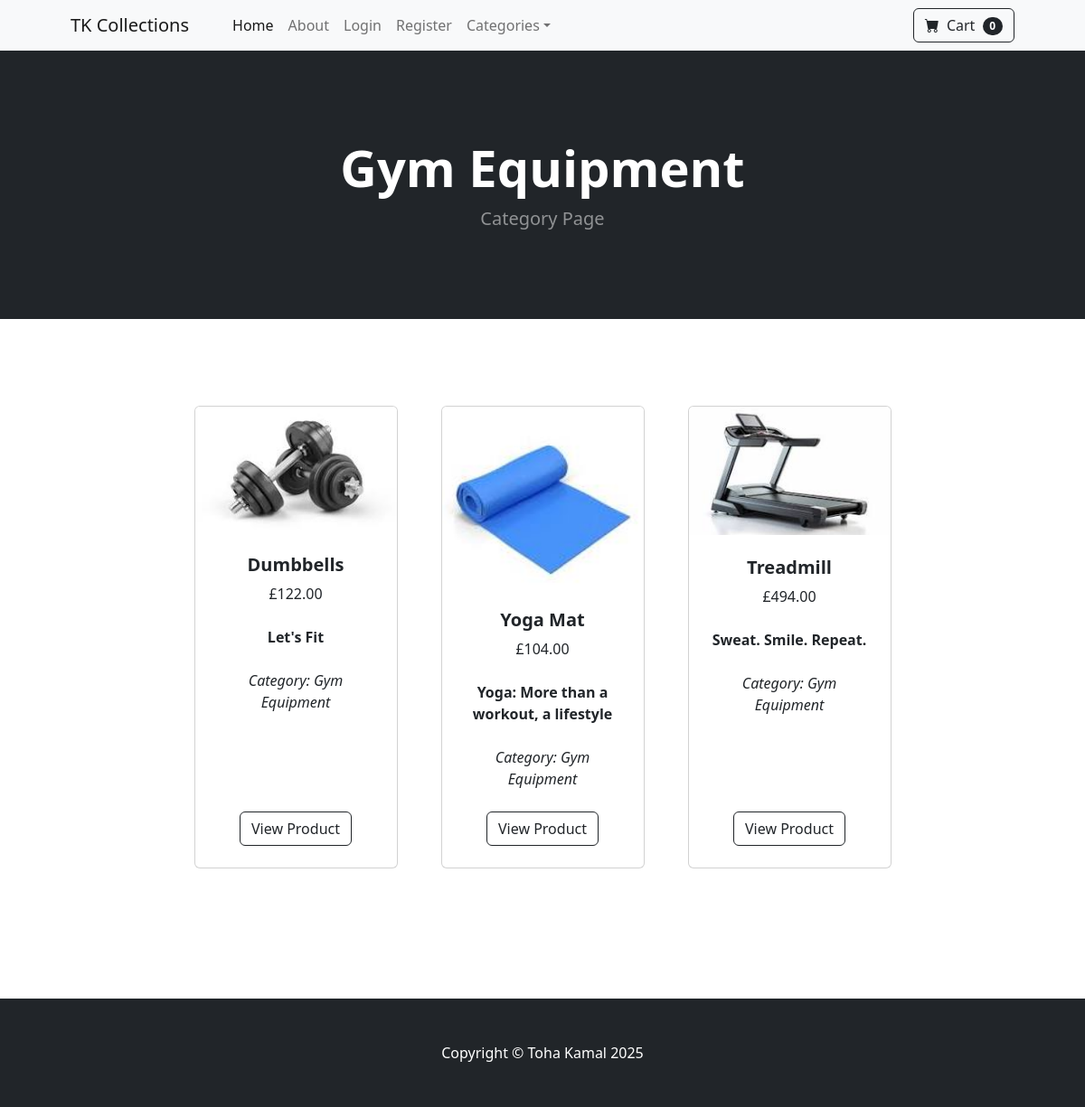
Screenshot of /category/Gym Equipment with the database file from the repository.
### store/models.py (models this page shows, shortened)
class Category(models.Model):
    name = models.CharField(max_length=100)
    def __str__(self):
        return self.name
    class Meta:
        verbose_name_plural = "Categories"

class Product(models.Model):
    name = models.CharField(max_length=100)
    price = models.DecimalField(default=0, decimal_places=2, max_digits=10)
    category = models.ForeignKey(Category, on_delete=models.CASCADE, default=1)
    description = models.CharField(max_length=250, default="", blank=True, null=True)
    image = models.ImageField(upload_to='uploads/product/')
    is_sale = models.BooleanField(default=False)
    sale_price = models.DecimalField(default=0, decimal_places=2, max_digits=10)

### store/views.py (the view)
# urls.py: path('category/<str:foo>', views.category, name='category'),
def category(request,foo):
    foo=foo.replace('-','')
    try:
        category=Category.objects.get(name=foo)
        products=Product.objects.filter(category=category)
        return render(request,'category.html',{'products':products,'category':category})
    except:
        messages.success(request, 'That category does not exist')
        return redirect('home')

### store/templates/category.html (shortened to what this page needs)
{% extends 'base.html' %}
{% block content %}
<header class="bg-dark py-5">
  <div class="container px-4 px-lg-5 my-5">
    <div class="text-center text-white">
      <h1 class="display-4 fw-bolder">{{ category }}</h1>
      <p class="lead fw-normal text-white-50 mb-0"> Category Page </p>
    </div>
  </div>
</header>
<section class="py-5">
  <div class="container px-4 px-lg-5 mt-5">
    <div class="row gx-4 gx-lg-5 row-cols-2 row-cols-md-3 row-cols-xl-4 justify-content-center">
      {% if products %}
        {% for product in products %}
          <div class="col mb-5">
            <div class="card h-100">
              <img class="card-img-top" src="{{ product.image.url }}" alt="{{ product.name }}" />
              <div class="card-body p-4">
                <div class="text-center">
                  <h5 class="fw-bolder">{{ product.name }}</h5>
                  {% if product.is_sale %}
                    <strike>£{{ product.price }}</strike>
                    &nbsp; <span class="text-danger fw-bold">£{{ product.sale_price }}</span>
                  {% else %}
                    £{{ product.price }}
                  {% endif %}
                  <br /><br />
                  <b>{{ product.description }}</b>
                  <br /><br />
                  <i>Category: {{ product.category }}</i>
                </div>
              </div>
              <div class="card-footer p-4 pt-0 border-top-0 bg-transparent">
                <div class="text-center">
                  <a class="btn btn-outline-dark mt-auto" href="{% url 'product' product.id%}">View Product</a>
                </div>
              </div>
            </div>
          </div>
        {% endfor %}
      {% else %}
        <p class="text-center text-muted">No products available right now.</p>
      {% endif %}
    </div>
  </div>
</section>
{% endblock %}

### rows the page displays
Category: name "Gym Equipment"
Product: image (picture), name "Dumbbells", price "122.00", description "Let's Fit", category "Gym Equipment"
Product: image (picture), name "Yoga Mat", price "104.00", description "Yoga: More than a workout, a lifestyle", category "Gym Equipment"
Product: image (picture), name "Treadmill", price "494.00", description "Sweat. Smile. Repeat.", category "Gym Equipment"
